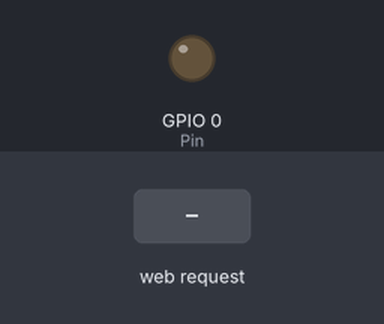
Bench run of a sketch on a simulated ESP32. On the bench: output pins drawn as LEDs (lit = HIGH). The test bench sets the inputs (shaded band). WiFi joins after 1.5 s; servers stay silent unless stated; what the sketch prints to the serial monitor is not drawn.

Above: at 2.7 s.
2.8 s: HTTP request GET /H received
At 3.9 s:
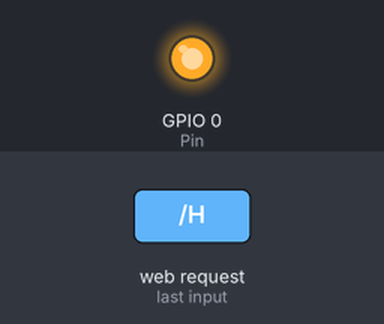
4.3 s: HTTP request GET /L received
At 5.0 s:
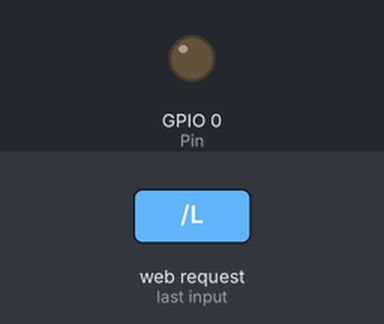
Timing chart, 0 to 7.3 s (numbered marks = the images above; inputs shaded):
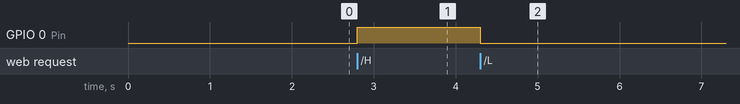

The sketch:

Practica_2.ino
```cpp
#include <WiFi.h>

const char* ssid     = "Fam Sandoval Lizarraga";
const char* password = "Sandovallizarraga7275";
//const char* ssid     = "ccwifi";
//const char* password = "HP542003axsc";
 int Pin = 0;
String outputState = "off";
WiFiServer server(80);
void setup()
{
  Serial.begin(115200);
  pinMode(Pin, OUTPUT);      // set the LED pin mode
  delay(10);

  Serial.print("Conectando a  ");
  Serial.println(ssid);
  WiFi.begin(ssid, password);
  while (WiFi.status() != WL_CONNECTED) {
    digitalWrite(2,1);
    delay(500);
      digitalWrite(2,0);
    Serial.print(".");
  }
  Serial.println("Conectado al Wifi.");
  Serial.println("Direccion IP: ");
  Serial.println(WiFi.localIP());

  server.begin();

}

void loop() {
  WiFiClient client = server.available();

  if (client) {
    Serial.println("Nuevo Cliente.");
    String currentLine = "";
    while (client.connected()) {
      if (client.available()) {
        char c = client.read();
        Serial.write(c);
        if (c == '\n') {

          if (currentLine.length() == 0) {
            client.println("HTTP/1.1 200 OK");
            client.println("Content-type:text/html");
            client.println();
            client.println(R"====(<style> @import url('https://fonts.googleapis.com/css2?family=Poppins&display=swap');*{font-family: "Poppins",sans-serif;}     .btn{
            border-radius: 20px;
            width: 40%;

            font-size: 22px;
            font-weight: 400;
            border: none;

            }

            .btn:hover{
                background: gray;
                color: white;
                cursor:pointer;
            }
            .green{
                color: white;
                background-color: rgb(4, 201, 109);

            }
            .red{
                color: white;
                background-color: red;

            }</style>)====");
            client.println("<center><h1>Bienvenido al Servidor ESP-32 CARLITOS</h1>");
            if (outputState == "off")
              client.print("<a href=\"/H\"><button class=\"  btn green  \">Encender</button></a> <br>");
            else
              client.print("<a href=\"/L\"><button class=\" / btn red / \">Apagar</button></a> <br>");

            client.println("</center>");
            break;
          } else {
            currentLine = "";
          }
        } else if (c != '\r') {
          currentLine += c;
        }
        if (currentLine.endsWith("GET /H")) {
          outputState = "on";
          digitalWrite(Pin, HIGH);               // GET /H turns the LED on
        }
        if (currentLine.endsWith("GET /L")) {
          outputState = "off";
          digitalWrite(Pin, LOW);                // GET /L turns the LED off
        }
      }
    }
    // close the connection:
    client.stop();
    Serial.println("Cliente Desconectado.");
  }
}
```

Measured:
- after the input at 2.8 s, GPIO 0 (Pin): LOW → HIGH at once
- after the input at 4.3 s, GPIO 0 (Pin): HIGH → LOW at once
